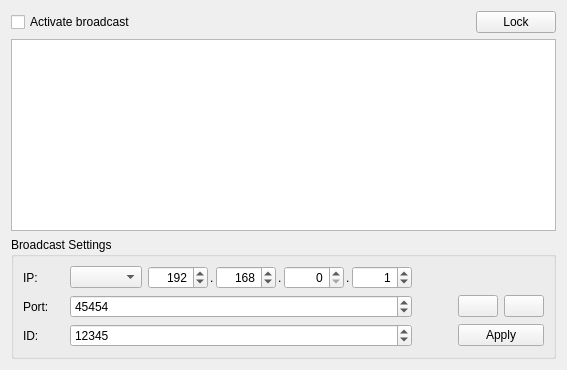
      <widget class="QWidget" name="broadcasttab">
       <property name="enabled">
        <bool>true</bool>
       </property>
       <attribute name="title">
        <string>Broadcast</string>
       </attribute>
       <layout class="QGridLayout" name="gridLayout_2">
        <item row="0" column="0">
         <widget class="QCheckBox" name="bcastActivated">
          <property name="text">
           <string>Activate broadcast</string>
          </property>
         </widget>
        </item>
        <item row="0" column="1">
         <widget class="QPushButton" name="lockBcastTabBttn">
          <property name="sizePolicy">
           <sizepolicy hsizetype="Fixed" vsizetype="Fixed">
            <horstretch>0</horstretch>
            <verstretch>0</verstretch>
           </sizepolicy>
          </property>
          <property name="text">
           <string>Lock</string>
          </property>
          <property name="icon">
           <iconset resource="resources.qrc">
            <normaloff>:/breeze-icons/object-locked-16.svg</normaloff>:/breeze-icons/object-locked-16.svg</iconset>
          </property>
         </widget>
        </item>
        <item row="1" column="0" colspan="2">
         <widget class="QTableView" name="listOfBroadcasts"/>
        </item>
        <item row="2" column="0" colspan="2">
         <widget class="QGroupBox" name="bcastConfigBox">
          <property name="title">
           <string>Broadcast Settings</string>
          </property>
          <layout class="QGridLayout" name="gridLayout">
           <item row="0" column="0">
            <widget class="QLabel" name="bcastiplabel">
             <property name="text">
              <string>IP:</string>
             </property>
            </widget>
           </item>
           <item row="0" column="1">
            <spacer name="horizontalSpacer_2">
             <property name="orientation">
              <enum>Qt::Horizontal</enum>
             </property>
             <property name="sizeType">
              <enum>QSizePolicy::Fixed</enum>
             </property>
             <property name="sizeHint" stdset="0">
              <size>
               <width>15</width>
               <height>20</height>
              </size>
             </property>
            </spacer>
           </item>
           <item row="0" column="2">
            <widget class="QComboBox" name="selectIPCombobox"/>
           </item>
           <item row="0" column="3">
            <layout class="QHBoxLayout" name="customipselect">
             <property name="spacing">
              <number>2</number>
             </property>
             <item>
              <widget class="QSpinBox" name="customippt1">
               <property name="minimumSize">
                <size>
                 <width>60</width>
                 <height>0</height>
                </size>
               </property>
               <property name="maximumSize">
                <size>
                 <width>60</width>
                 <height>16777215</height>
                </size>
               </property>
               <property name="alignment">
                <set>Qt::AlignRight|Qt::AlignTrailing|Qt::AlignVCenter</set>
               </property>
               <property name="maximum">
                <number>255</number>
               </property>
               <property name="value">
                <number>192</number>
               </property>
              </widget>
             </item>
             <item>
              <widget class="QLabel" name="customipdot1">
               <property name="text">
                <string>.</string>
               </property>
              </widget>
             </item>
             <item>
              <widget class="QSpinBox" name="customippt2">
               <property name="minimumSize">
                <size>
                 <width>60</width>
                 <height>0</height>
                </size>
               </property>
               <property name="maximumSize">
                <size>
                 <width>60</width>
                 <height>16777215</height>
                </size>
               </property>
               <property name="alignment">
                <set>Qt::AlignRight|Qt::AlignTrailing|Qt::AlignVCenter</set>
               </property>
               <property name="maximum">
                <number>255</number>
               </property>
               <property name="value">
                <number>168</number>
               </property>
              </widget>
             </item>
             <item>
              <widget class="QLabel" name="customipdot2">
               <property name="text">
                <string>.</string>
               </property>
              </widget>
             </item>
             <item>
              <widget class="QSpinBox" name="customippt3">
               <property name="minimumSize">
                <size>
                 <width>60</width>
                 <height>0</height>
                </size>
               </property>
               <property name="maximumSize">
                <size>
                 <width>60</width>
                 <height>16777215</height>
                </size>
               </property>
               <property name="alignment">
                <set>Qt::AlignRight|Qt::AlignTrailing|Qt::AlignVCenter</set>
               </property>
               <property name="maximum">
                <number>255</number>
               </property>
              </widget>
             </item>
             <item>
              <widget class="QLabel" name="customipdot3">
               <property name="text">
                <string>.</string>
               </property>
              </widget>
             </item>
             <item>
              <widget class="QSpinBox" name="customippt4">
               <property name="minimumSize">
                <size>
                 <width>60</width>
                 <height>0</height>
                </size>
               </property>
               <property name="maximumSize">
                <size>
                 <width>60</width>
                 <height>16777215</height>
                </size>
               </property>
               <property name="alignment">
                <set>Qt::AlignRight|Qt::AlignTrailing|Qt::AlignVCenter</set>
               </property>
               <property name="maximum">
                <number>255</number>
               </property>
               <property name="value">
                <number>1</number>
               </property>
              </widget>
             </item>
            </layout>
           </item>
           <item row="0" column="4">
            <spacer name="horizontalSpacer">
             <property name="orientation">
              <enum>Qt::Horizontal</enum>
             </property>
             <property name="sizeHint" stdset="0">
              <size>
               <width>40</width>
               <height>20</height>
              </size>
             </property>
            </spacer>
           </item>
           <item row="1" column="0">
            <widget class="QLabel" name="bcastportlabel">
             <property name="sizePolicy">
              <sizepolicy hsizetype="Fixed" vsizetype="Preferred">
               <horstretch>0</horstretch>
               <verstretch>0</verstretch>
              </sizepolicy>
             </property>
             <property name="text">
              <string>Port:</string>
             </property>
            </widget>
           </item>
           <item row="1" column="2" colspan="2">
            <widget class="QSpinBox" name="bcastportsel">
             <property name="minimum">
              <number>1024</number>
             </property>
             <property name="maximum">
              <number>65535</number>
             </property>
             <property name="value">
              <number>45454</number>
             </property>
            </widget>
           </item>
           <item row="2" column="0">
            <widget class="QLabel" name="bcastidlabel">
             <property name="sizePolicy">
              <sizepolicy hsizetype="Fixed" vsizetype="Preferred">
               <horstretch>0</horstretch>
               <verstretch>0</verstretch>
              </sizepolicy>
             </property>
             <property name="text">
              <string>ID:</string>
             </property>
            </widget>
           </item>
           <item row="2" column="2" colspan="2">
            <widget class="QSpinBox" name="bcastidsel">
             <property name="maximum">
              <number>1234567</number>
             </property>
             <property name="value">
              <number>12345</number>
             </property>
            </widget>
           </item>
           <item row="1" column="5">
            <widget class="QPushButton" name="addBroadcast">
             <property name="sizePolicy">
              <sizepolicy hsizetype="Preferred" vsizetype="Fixed">
               <horstretch>0</horstretch>
               <verstretch>0</verstretch>
              </sizepolicy>
             </property>
             <property name="icon">
              <iconset resource="resources.qrc">
               <normaloff>:/breeze-icons/list-add-16.svg</normaloff>:/breeze-icons/list-add-16.svg</iconset>
             </property>
            </widget>
           </item>
           <item row="1" column="6">
            <widget class="QPushButton" name="deleteBroadcast">
             <property name="sizePolicy">
              <sizepolicy hsizetype="Preferred" vsizetype="Fixed">
               <horstretch>0</horstretch>
               <verstretch>0</verstretch>
              </sizepolicy>
             </property>
             <property name="icon">
              <iconset resource="resources.qrc">
               <normaloff>:/breeze-icons/list-remove-16.svg</normaloff>:/breeze-icons/list-remove-16.svg</iconset>
             </property>
            </widget>
           </item>
           <item row="2" column="5" colspan="2">
            <widget class="QPushButton" name="applyBcastSettings">
             <property name="sizePolicy">
              <sizepolicy hsizetype="Preferred" vsizetype="Fixed">
               <horstretch>0</horstretch>
               <verstretch>0</verstretch>
              </sizepolicy>
             </property>
             <property name="text">
              <string>Apply</string>
             </property>
             <property name="icon">
              <iconset resource="resources.qrc">
               <normaloff>:/breeze-icons/dialog-ok-apply-16.svg</normaloff>:/breeze-icons/dialog-ok-apply-16.svg</iconset>
             </property>
            </widget>
           </item>
          </layout>
         </widget>
        </item>
       </layout>
      </widget>
